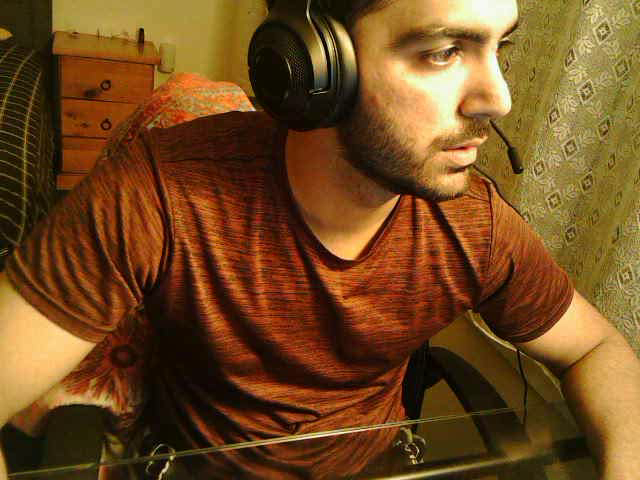
#> input picture frame 0 of 13-12/video.avi, 640 x 480 px, given in place of the camera
$ python implement_time_test.py
#> lines starting #> are read from the running program, lines starting #| are printed output that depends on the picture; after the words box and inside, x2 and y2 are one past the last pixel; in counts of white or black regions, pixels touching at a corner belong together
import cv2
# find cv2 library
# Create a VideoCapture object and read from input file

import pandas as pd
import numpy as np
import time

# video capture
cap = cv2.VideoCapture(0)
fourcc = cv2.VideoWriter_fourcc(*'XVID')
#write video in current directory
import os

counter=1
new_name = '13-12/video'
start_time = time.time()
#check if new_name already exists
while os.path.exists(new_name+'.avi'):
    new_name = '13-12/video'+str(counter)
    counter+=1

#check if save file already exists
out = cv2.VideoWriter(new_name+'.avi', fourcc, 20.0, (640, 480))


#start timer


start_time = time.time()


# create main function

x2_list = []
counter_list = []
while True:


    if (cap.isOpened() == False):
        print("Error opening video stream or file")

    ret, frame = cap.read()
#> frame is the input picture: shape (480, 640, 3); mean B, G, R 32, 73.9, 113.7
    if ret == True:
        # write the frame
        out.write(frame)

    frame = frame[100:500, 100:500]
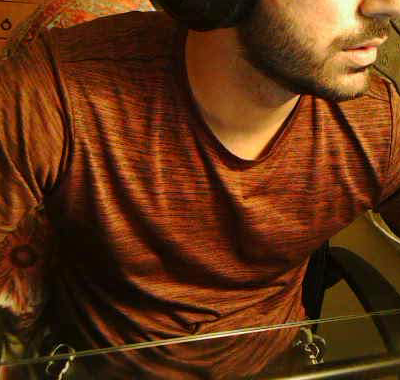
#> frame: shape (380, 400, 3); mean B, G, R 18.8, 49.4, 97.4
    # Our operations on the frame come here
    gray = cv2.cvtColor(frame, cv2.COLOR_BGR2GRAY)
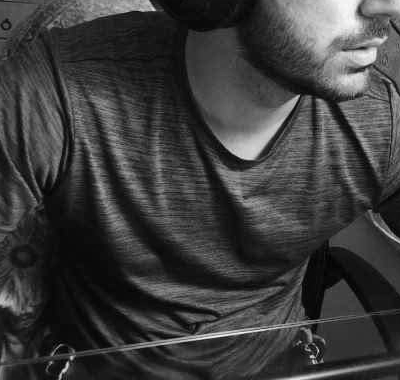
#> gray: shape (380, 400); min 0, max 250, mean 60.2
    # introduce threshold to make image black and white and make the eye more visible
    _, threshold = cv2.threshold(gray, 20, 255, cv2.THRESH_BINARY)
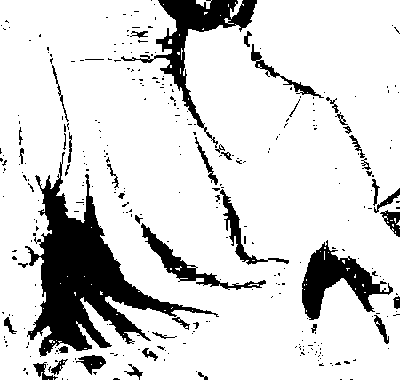
#> threshold: shape (380, 400); 84.2% white; 324 black regions (279 under 20 px), largest, box (x1, y1, x2, y2) and area: (25, 152, 219, 357) 11089, (121, 0, 257, 148) 3633, (302, 240, 393, 320) 2835
    # introduce blur to make the image more clear
    blur = cv2.GaussianBlur(threshold, (5, 5), 0)
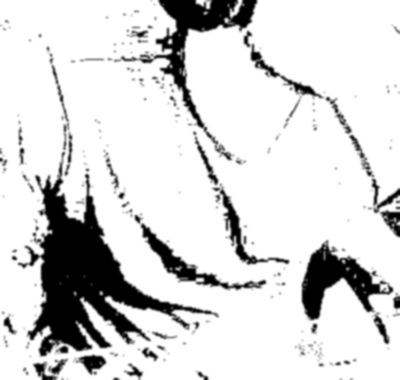
#> blur: shape (380, 400); min 0, max 255, mean 214.6
    # introduce canny to make the image more clear
    canny = cv2.Canny(blur, 200, 200)
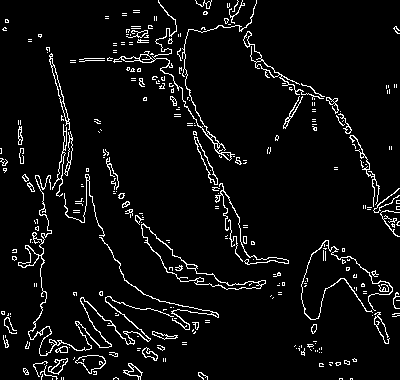
#> canny: shape (380, 400); 5.4% white in thin lines or dots
    # introduce dilation to make the image more clear
    kernel = np.ones((5, 5))

    rows, cols, _ = frame.shape
#> rows = 380; cols = 400
    contours, _ = cv2.findContours(canny, cv2.RETR_TREE, cv2.CHAIN_APPROX_SIMPLE)
#> contours = 441 contours, 375 with area under 20; largest, box (x1, y1, x2, y2) and area: (141, 223, 266, 290) 1470, (141, 224, 262, 290) 1311, (18, 175, 174, 356) 462, (113, 0, 257, 161) 397, (75, 355, 106, 374) 311
    # introduce contours to make the image more clear
    contours = sorted(contours, key=lambda x: cv2.contourArea(x), reverse=True)
    # introduce contours to make the image more clear


    for cnt in contours:
        (x, y, w, h) = cv2.boundingRect(cnt)
        #   introduce contours to make the image more clear
        cv2.rectangle(frame, (x, y), (x + w, y + h), (0, 255, 0), 2)

        cv2.line(frame, (x + int(w / 2), 0), (x + int(w / 2), rows), (0, 255, 0), 2)
        cv2.line(frame, (0, y + int(h / 2)), (cols, y + int(h / 2)), (0, 255, 0), 2)

        cv2.circle(frame, (x + int(w / 2), y + int(h / 2)), 2, (0, 0, 255), 2)

        font = cv2.FONT_HERSHEY_SIMPLEX
        x2 = x + int(w / 2)
        y2 = y + int(h / 2)

        cv2.putText(frame, 'x: ' + str(x2) + ' y: ' + str(y2), (10, 50), font, 1, (255, 255, 255), 2, cv2.LINE_AA)


        break
#> this loop made 1 pass
#> (x, y, w, h, font, x2, y2) on pass 1: (141, 223, 125, 67, 0, 203, 256)
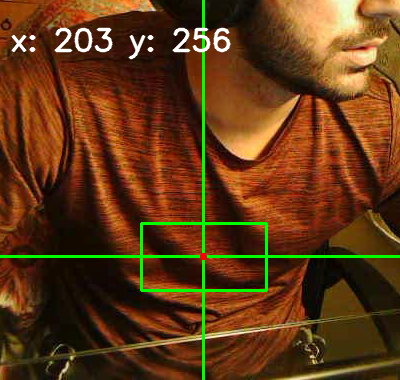
#> frame: shape (380, 400, 3); 3.64% of pixels changed, all inside (x1, y1, x2, y2) = (0, 0, 400, 380)
    x2 = x + int(w / 2)
    y2 = y + int(h / 2)
    x2_list.append(x2)

    string_time = time.strftime("%S", time.gmtime(time.time()-start_time))
    counter_list.append(string_time)


    # Display the resulting frame
    cv2.imshow('gray', frame)
    cv2.imshow('pink', canny)

    if cv2.waitKey(1) & 0xFF == ord('q'):


#> (key q is pressed here)
        break

x2_g=np.array(x2_list)
#> x2_g = [203]
y2_g=np.array(counter_list)
df = pd.DataFrame({'x': x2_g,  'y': y2_g})
#> df = table of 1 rows and 2 columns


#save both x and y coordinates in one csv file

count=1
file_name = '13-12/list'
while os.path.exists(file_name+'.csv'):
    file_name = '13-12/list'+str(count)
    count+=1

#add df1 and df2 to csv file with two columns

df.to_csv(file_name+'.csv', index=False)


cap.release()
out.release()
cv2.destroyAllWindows()

#check how long one loop takes

# add to github command

# git add .

# git commit -m "add new file"

# git push origin master

# git pull origin master
